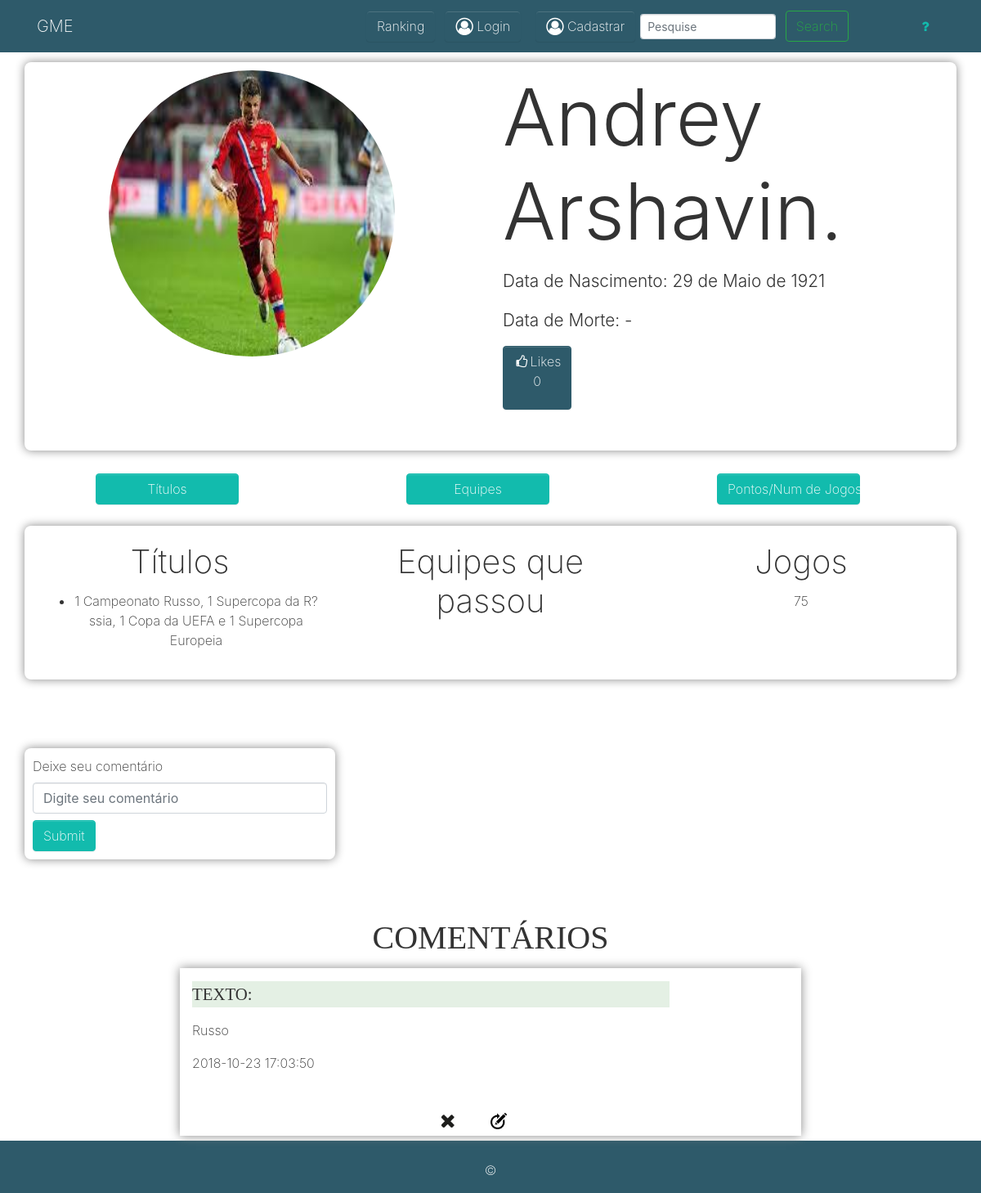
Before: /app/controller/CraqueController.php?rota=ver&id=3 with the older database file.
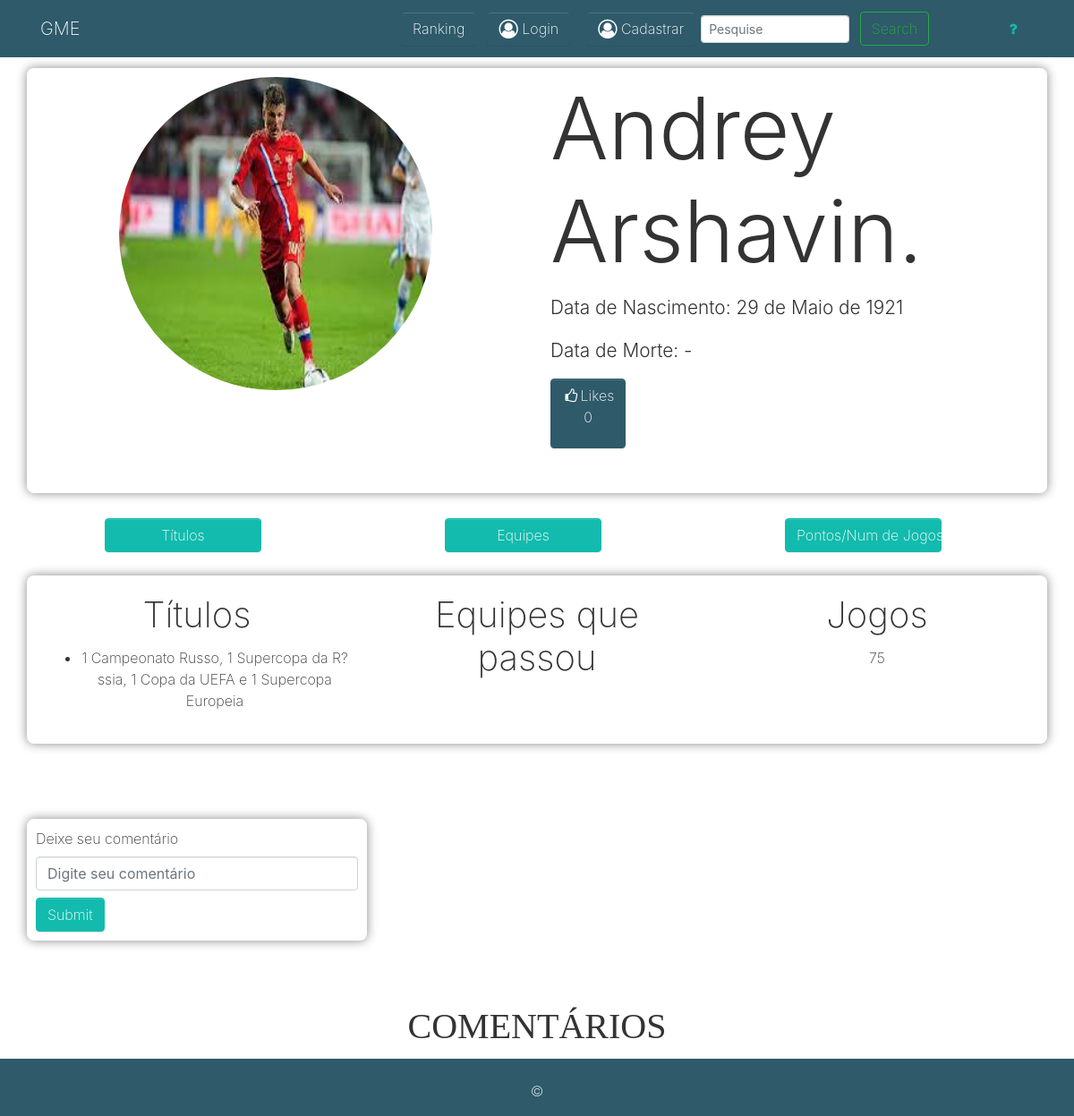
After: the same page with the newer database file.
### tables this page shows
CREATE TABLE `comentar_craques` (
  `id_comentario` int(11) NOT NULL,
  `id_usuario` int(10) NOT NULL,
  `id_craques` int(10) NOT NULL,
  `txt_comentario` text NOT NULL,
  `dt_comentario` timestamp NOT NULL DEFAULT CURRENT_TIMESTAMP
);

CREATE TABLE `usuario` (
  `email` varchar(40) NOT NULL,
  `senha` varchar(64) NOT NULL,
  `id_usuario` int(10) NOT NULL,
  `nome_usuario` varchar(64) NOT NULL,
  `tipo_usuario_id_tipo_usuario` int(10) NOT NULL,
  `verificado` int(1) DEFAULT NULL,
  `id_pass` varchar(30) NOT NULL
);

### app/database/Conexao.php (called while the page is built, shortened)
<?php
class Conexao
{
    public static function getConexao(){
        $conexao = new PDO("mysql:host=".self::HOST.";dbname=".self::NOMEBANCO.";charset=utf8", self::USUARIO, self::SENHA);
        return $conexao;
    }
}

### app/crud/CrudCraques.php (called while the page is built, shortened)
<?php
require_once __DIR__."/../database/Conexao.php";
require_once __DIR__ . "/../model/Craque.php";
class CrudCraques
{
    private $conexao;
    public function __construct()
    {
        $this->conexao = Conexao::getConexao();
    }
    public function getAtleta($id)
    {
        $sql = "SELECT * FROM craques WHERE id_craques ='{$id}'";
        $posicao = $this->conexao->query($sql)->fetch(PDO::FETCH_ASSOC);
        $craque = new Craque($posicao['id_craques'], $posicao['nome_craque'], $posicao['morte'], $posicao['nascimento'], $posicao['titulos'], $posicao['numero_de_jogos'], $posicao['icon_craque']);
        return $craque;
    }
    public function contadorCurtida(Craque $c){
        $sql = "SELECT COUNT(`id_craques`) AS qtd_curtir FROM `curtir_craques` WHERE id_craques = '{$c->getIdCraque()}'";
        $c = $this->conexao->query($sql)->fetch(PDO::FETCH_ASSOC);
        $qtd_c = $c["qtd_curtir"];
        return $qtd_c;
    }
    public function getComentariosPorCraqueLimitado(Craque $c)
    {
        $sql = "SELECT * FROM `comentar_craques` WHERE `id_craques` = '{$c->getIdCraque()}' ORDER BY `comentar_craques`.`dt_comentario` DESC LIMIT 5";
        $comentarios = $this->conexao->query($sql)->fetchAll(PDO::FETCH_ASSOC);
        $comentariosArrayObj = [];
        foreach ($comentarios as $comentario) {
            $id_comentario = $comentario['id_comentario'];
            $id_craque = $comentario['id_craques'];
            $id_usuario = $comentario['id_usuario'];
            $txt_comentario = $comentario['txt_comentario'];
            $dt_comentario = $comentario['dt_comentario'];
            $comentario = new ComentarCraque($id_craque, $id_usuario, $txt_comentario);
            $comentario->setDtComentario($dt_comentario);
            $comentario->setIdComentario($id_comentario);
            $comentariosArrayObj[] = $comentario;
        }
        return $comentariosArrayObj;
    }
}

### app/model/Craque.php (called while the page is built, shortened)
<?php
class Craque
{
    private $id_craque;
    private $nome_craque;
    public function getIdCraque()
    {
        return $this->id_craque;
    }
    public function setIdCraque($id_craque)
    {
        $this->id_craque = $id_craque;
    }
    public function getNomeCraque()
    {
        return $this->nome_craque;
    }
    public function setNomeCraque($nome_craque)
    {
        $this->nome_craque = $nome_craque;
    }
}

### app/model/ComentarCraque.php (called while the page is built, shortened)
<?php
class ComentarCraque
{
    private $id_craque;
    private $id_usuario;
    private $txt_comentario;
    private $dt_comentario;
    private $id_comentario = null;
    public function getIdCraque()
    {
        return $this->id_craque;
    }
    public function setIdCraque($id_craque)
    {
        $this->id_craque = $id_craque;
    }
    public function getIdUsuario()
    {
        return $this->id_usuario;
    }
    public function setIdUsuario($id_usuario)
    {
        $this->id_usuario = $id_usuario;
    }
    public function getTxtComentario()
    {
        return $this->txt_comentario;
    }
    public function setTxtComentario($txt_comentario)
    {
        $this->txt_comentario = $txt_comentario;
    }
    public function getDtComentario()
    {
        return $this->dt_comentario;
    }
    public function setDtComentario($dt_comentario)
    {
        $this->dt_comentario = $dt_comentario;
    }
    public function getIdComentario()
    {
        return $this->id_comentario;
    }
    public function setIdComentario($id_comentario)
    {
        $this->id_comentario = $id_comentario;
    }
}

### app/crud/CrudUsuario.php (called while the page is built, shortened)
<?php
require_once __DIR__.'/../database/Conexao.php';
class CrudUsuario {
    private $conexao;
    public function __construct() {
        $this->conexao = Conexao::getConexao();
    }
    public function getUsuario($id){
        $sql = "SELECT * FROM usuario WHERE id_usuario = '{$id}'";
        $b = $this->conexao->query($sql);
        $resultado = $b->fetchAll(PDO::FETCH_ASSOC);
        foreach($resultado as $user){
            $id_usuario = $user['id_usuario'];
            $nome_usuario = $user['nome_usuario'];
            $senha = $user['senha'];
            $id_tipo_usuario = $user['tipo_usuario_id_tipo_usuario'];
            $email = $user['email'];
            $usuario = new Usuario($nome_usuario, $senha, $email, $id_tipo_usuario, $id_usuario);
        }
        return $usuario;
    }
}

### app/view/atleta.php (the view, shortened to what the changed rows need)
<!DOCTYPE html>
<html>
<head>
  <link rel="stylesheet" href="https://cdnjs.cloudflare.com/ajax/libs/font-awesome/4.7.0/css/font-awesome.min.css" type="text/css">
  <link rel="stylesheet" href="../../assets/atleta.css" type="text/css">
</head>
<body>
  <div class="py-2">
    <div class="container inico contentI">
      <div class="row linha">
        <div class="col-md-6">
          <h2 class="display-1 text-capitalize"><?= $craque->getNomeCraque(); ?></h2>
            <br>
        </div>
      </div>
    </div>
  </div>
    <div class="container py-2">
      <div class="row contentI">
        <div class="col-md-4 conteudo">
          <a name="titulos">
            <h1 class="h1">Títulos</h1>
          </a>
        </div>
        <div class="col-md-4 conteudo">
          <a name="equipes">
            <h1 class="h1">Equipes que passou</h1>
          </a>
        </div>
        <div class="col-md-4 conteudo">
          <a name="pej">
            <h1 class="h1">Jogos</h1>
          </a>
        </div>
      </div>
    </div>
<div class="">
    <div class="container">
        <div class="row">
            <div class="col-md-4">
                <h1 class="chamada_comentario">COMENTÁRIOS</h1>
            </div>
        </div>
    </div>
</div>
<?php foreach ($comentariosArrayObj as $comentario): ?>
    <div class="container">
<div id = "comentarios" class="py-1">
        <div class="row">
            <div class="col-md-2"></div>
            <div class="col-md-8 comentario">
                <p id="text_comentario" class="cabecalho lead text-left">TEXTO: <?= $comentario->getTxtComentario() ?> </p>
                <p id="id_user_comentario" class="  text-left"> <?php $usuarioComentario = $crudU->getUsuario($comentario->getIdUsuario()); echo $usuarioComentario->getNomeUsuario()?></p>
                <p id="date_comentario" class="  text-left"> <?= $comentario->getDtComentario() ?> </p><br>
                <div class="row py-1 col-12"><div class="col-6"><a id="exclui_comentario" href="ComentarioController.php?rota=excluir_comentario_craque&id_usuario=<?= $_SESSION['id'] ?>&id_comentario=<?= $comentario->getIdComentario()?>&txt_comentario=<?= $comentario->getTxtComentario()?>&id_craque=<?= $comentario->getIdCraque() ?>&dt_comentario=<?= $comentario->getDtComentario() ?>"><img id="close_icon" class="close_icon" src="../../assets/images/close_icon.png" width="20px"></a>
                    </div>
                    <div class="col-6"><a id="edita_comentario" href="ComentarioController.php?rota=edita_comentario_craque&id_usuario=<?= $_SESSION['id']?>&id_comentario=<?= $comentario->getIdComentario()?>&txt_comentario=<?= $comentario->getTxtComentario()?>&id_craque=<?= $comentario->getIdCraque()?>&dt_comentario=<?= $comentario->getDtComentario() ?>"><img id="close_icon" src="../../assets/images/update_icon.png" width="20px"></a>
                    </div>
            </div>
            <div class="col-md-2"></div>
        </div>
    </div>
</div>
    </div>
<?php endforeach;?>
</body>
</html>

Changed rows visible on the page:
removed comentar_craques: id_usuario.nome_usuario "Russo", dt_comentario "2018-10-23 17:03:50"
